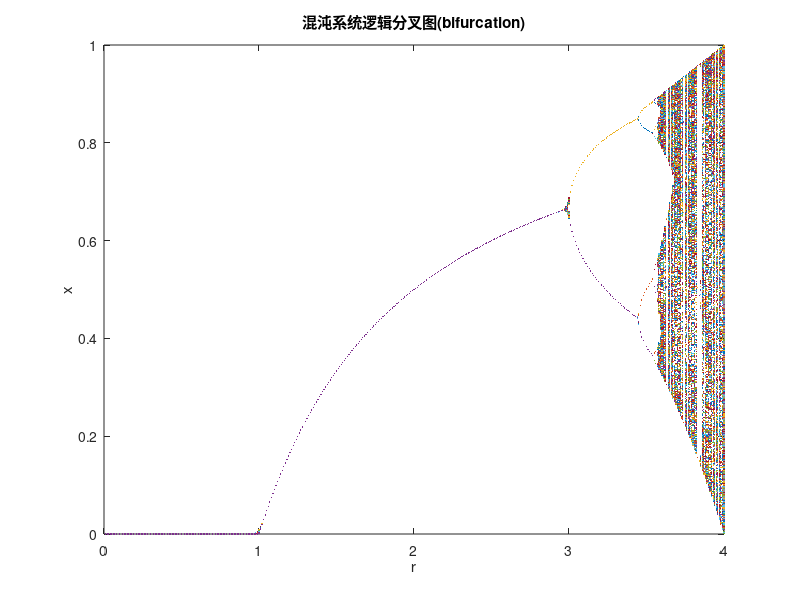

MATLAB code for this plot:
% 绘制混沌系统逻辑分叉图x → r*x(1-x)

r = 0:0.01:4;   % 设置r的范围
n = 1000;       % 迭代次数
initial_x = rand(1); % 随机设置初始状态

for i = 1:n
    initial_x = r.*initial_x.*(1-initial_x);   % 使用迭代公式更新x的值
    if i > 100   % 去掉前面的迭代，只记录后面的数据
        plot(r, initial_x, '.', 'MarkerSize',3)   % 绘制逻辑分叉图
        hold on   % 将多个图形叠加显示
    end
end

xlabel('r')
ylabel('x')
title('混沌系统逻辑分叉图(bifurcation)')
print('fenchatu1.png', '-dpng', '-r300');